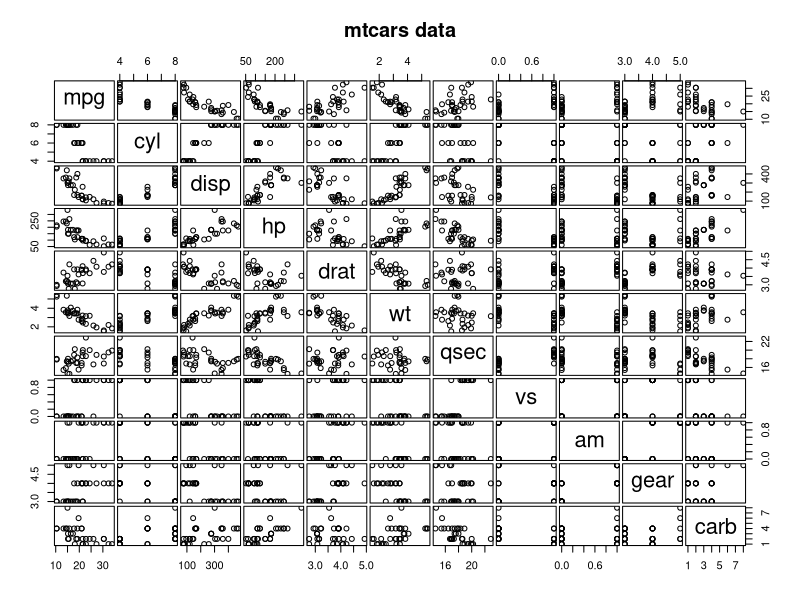
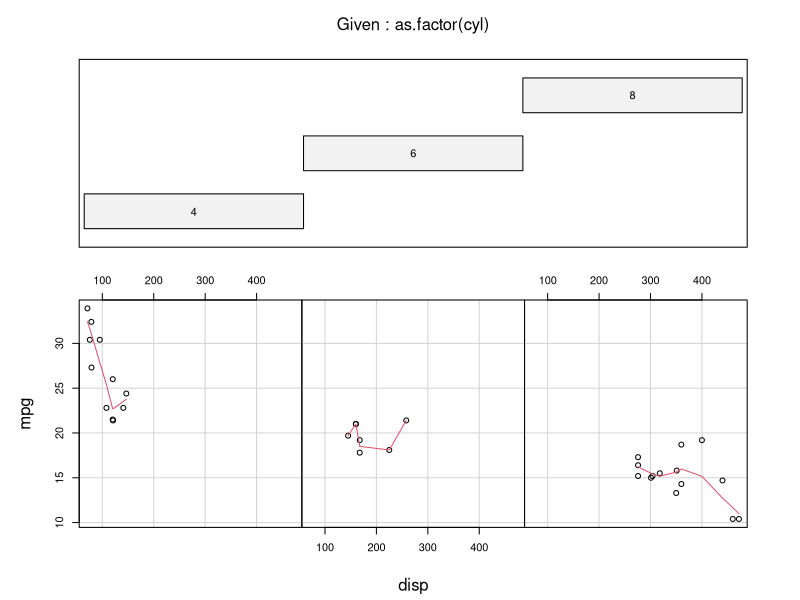
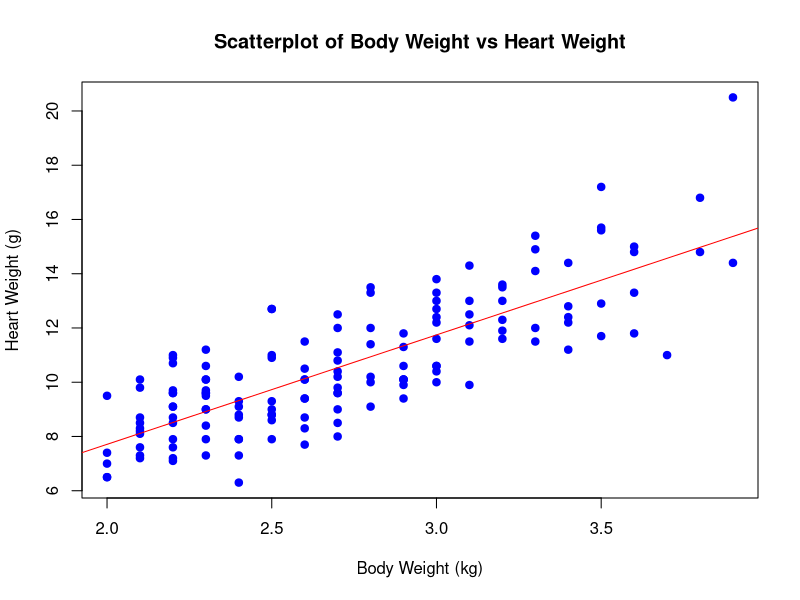
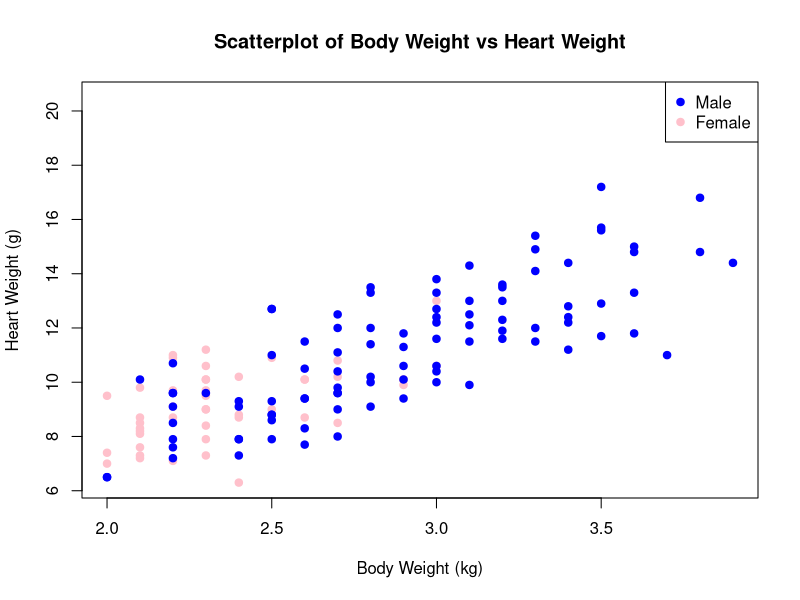
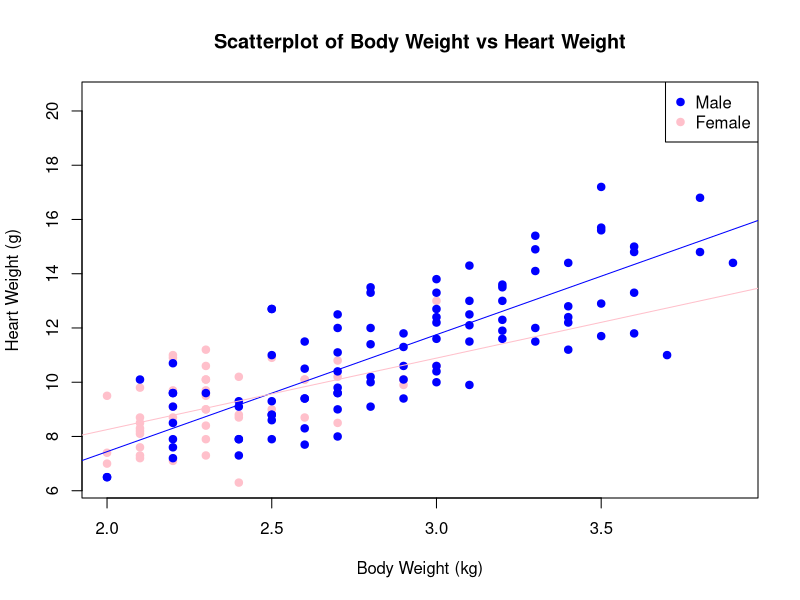
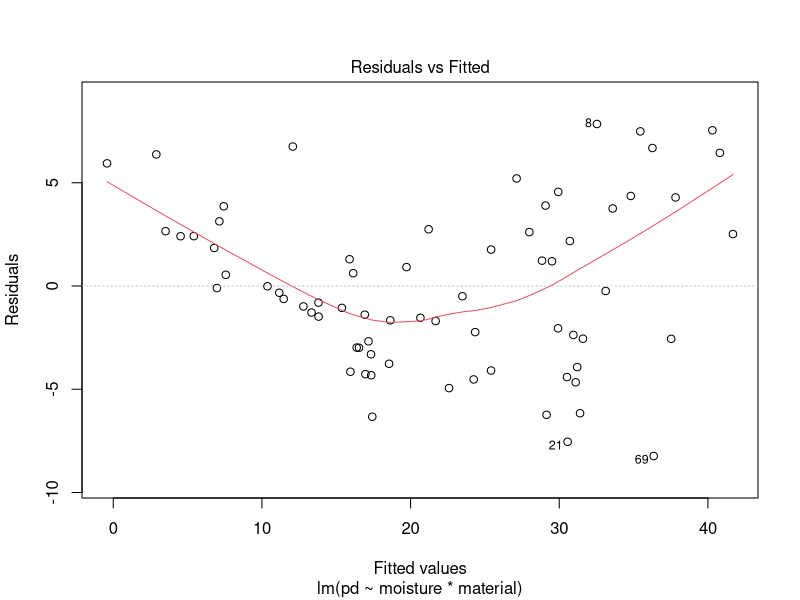
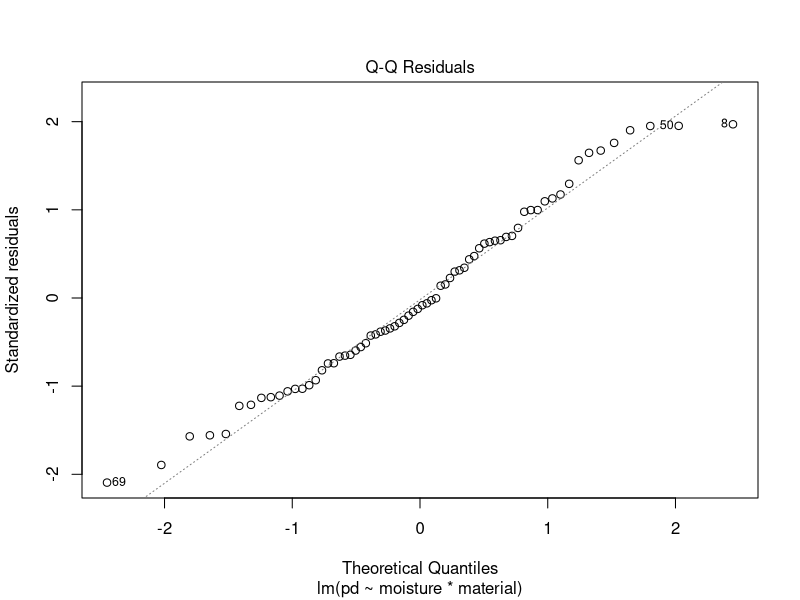

Generate these figures, in order, with R:
## ---- chunk 1
knitr::opts_chunk$set(echo=T,eval=T,message=F,warning=F,fig.align='center')
library(tidyverse)
## ---- chunk 2
# NOT RUN {
require(graphics)
pairs(mtcars, main = "mtcars data", gap = 1/4)
coplot(mpg ~ disp | as.factor(cyl), data = mtcars,
       panel = panel.smooth, rows = 1)
## possibly more meaningful, e.g., for summary() or bivariate plots:
mtcars2 <- within(mtcars, {
   vs <- factor(vs, labels = c("V", "S"))
   am <- factor(am, labels = c("automatic", "manual"))
   cyl  <- ordered(cyl)
   gear <- ordered(gear)
   carb <- ordered(carb)
})
summary(mtcars2)
# }
## ---- chunk 3
head(mtcars, 10)
## ---- chunk 4
# Load the mtcars dataset
data(mtcars)

# Fit the linear model with mpg as the response variable and wt, hp, qsec as predictors
lm.mtcars <- lm(mpg ~ wt + hp + qsec, data = mtcars)

# Summary of the model
summary(lm.mtcars)
## ---- chunk 5
data(mtcars)

# Fit the linear model with mpg as the response variable and wt, hp, qsec as predictors
lm.mtcars <- lm(mpg ~ wt + hp + drat, data = mtcars)

# Summary of the model
summary(lm.mtcars)
## ---- chunk 6
summary(lm.mtcars)

## ---- chunk 7
confint(lm.mtcars, level = 0.95)
## ---- chunk 8
library(MASS)
head(cats)
## ---- chunk 9
# Load the MASS library
library(MASS)

# Extract the cats dataset
data(cats)

# Create a scatterplot of Bwt vs Hwt
plot(cats$Bwt, cats$Hwt,
     xlab = "Body Weight (kg)",
     ylab = "Heart Weight (g)",
     main = "Scatterplot of Body Weight vs Heart Weight",
     pch = 19, col = "blue")

# Add a trend line
abline(lm(Hwt ~ Bwt, data = cats), col = "red")

## ---- chunk 10

# Fit the linear model
lm.cats <- lm(Hwt ~ Bwt, data = cats)

# Examine the coefficients of the model
summary(lm.cats)

## ---- chunk 11
# Load the MASS library
library(MASS)

# Extract the cats dataset
data(cats)

# Create a scatterplot of Bwt vs Hwt with points colored by Sex
plot(cats$Bwt, cats$Hwt,
     xlab = "Body Weight (kg)",
     ylab = "Heart Weight (g)",
     main = "Scatterplot of Body Weight vs Heart Weight",
     pch = 19, col = ifelse(cats$Sex == "M", "blue", "pink"))

# Add a legend
legend("topright", legend = c("Male", "Female"), col = c("blue", "pink"), pch = 19)

## ---- chunk 12
# Load the MASS library
library(MASS)

# Extract the cats dataset
data(cats)

# Split the data by sex
cats_male <- subset(cats, Sex == "M")
cats_female <- subset(cats, Sex == "F")

# Fit linear models for male and female cats
lm_male <- lm(Hwt ~ Bwt, data = cats_male)
lm_female <- lm(Hwt ~ Bwt, data = cats_female)

# Summarize the models
summary(lm_male)
summary(lm_female)

## ---- chunk 13
# Create a scatterplot of Bwt vs Hwt with points colored by Sex
plot(cats$Bwt, cats$Hwt,
     xlab = "Body Weight (kg)",
     ylab = "Heart Weight (g)",
     main = "Scatterplot of Body Weight vs Heart Weight",
     pch = 19, col = ifelse(cats$Sex == "M", "blue", "pink"))

# Add regression lines
abline(lm_male, col = "blue")
abline(lm_female, col = "pink")

# Add a legend
legend("topright", legend = c("Male", "Female"), col = c("blue", "pink"), pch = 19)

## ---- chunk 14
# Load the MASS library
library(MASS)

# Extract the cats dataset
data(cats)

# Convert Sex to a factor to treat it as a categorical variable
cats$Sex <- factor(cats$Sex)

# Fit the linear model with Hwt as the response variable and Bwt and Sex as predictors
lm.cats <- lm(Hwt ~ Bwt + Sex, data = cats)

# Summary of the model
summary(lm.cats)

## ---- chunk 15
# Load the MASS library
library(MASS)

# Extract the cats dataset
data(cats)

# Convert Sex to a factor to treat it as a categorical variable
cats$Sex <- factor(cats$Sex)

# Fit the linear model with Hwt as the response variable, and Bwt, Sex, and their interaction as predictors
lm.cats.interaction <- lm(Hwt ~ Bwt+Sex+Bwt * Sex, data = cats)

# Summary of the model
summary(lm.cats.interaction)
## ---- chunk 16
confint(lm.cats, level = 0.95)
## ---- chunk 17
# Load necessary library
library(readr)

# Read the CSV file
clay_sample <- read_csv("clay_sample.csv", show_col_types = FALSE)
clay_sample

# Convert material to a factor to treat it as a categorical variable
clay_sample$material <- factor(clay_sample$material)
#clay_sample$material

# Check the levels of the material factor levels(clay_sample$material
levels(clay_sample$material)
       
# Fit the linear model with pd as the response variable, and moisture, material, and their interaction as predictors
lm.clay <- lm(pd ~   moisture * material, data = clay_sample)

# Output the standard model summary
summary(lm.clay)

## ---- chunk 18
# Display diagnostic plots 
#par(mfrow = c(1, 2)) 
plot(lm.clay, which = 1:2)

